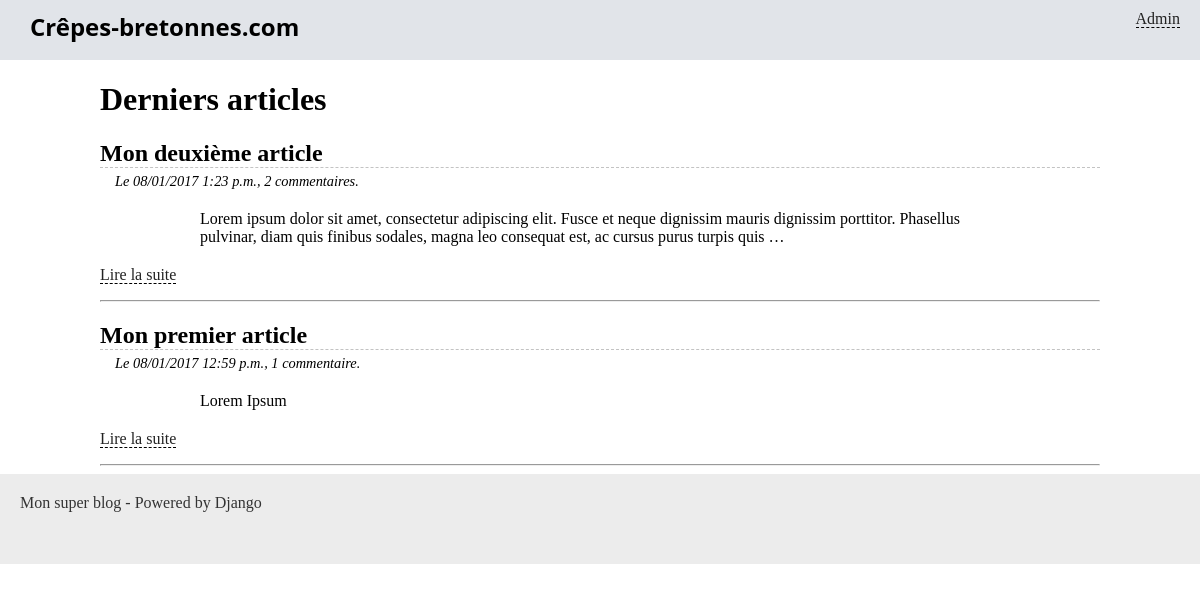
The page / on the database its author committed.
### blog/models.py (models this page shows, shortened)
class Article(models.Model):
    titre = models.CharField(max_length=100)
    slug = models.SlugField()
    auteur = models.CharField(max_length=42)
    contenu = models.TextField(null=True)
    date = models.DateTimeField(verbose_name="Date de parution",
                                auto_now_add=True, auto_now=False)
    is_visible = models.BooleanField(verbose_name="Article publié ?",
                                     default=False)
    categorie = models.ForeignKey('Categorie')

### blog/views.py (the view)
# urls.py: url(r'^$', views.accueil, name='accueil'),
def accueil(request):
    articles = Article.objects.filter(is_visible=True).order_by('-date')[:4]
    for article in articles:
        article.comment_numbers = len(Comment.objects.filter(article=article).exclude(is_visible=False))
    return render(request, 'blog/accueil.html', locals())

### blog/templates/blog/accueil.html (shortened to what this page needs)
{% extends "blog/base.html" %}
{% block content %}
	<h1>Derniers articles</h1>
	{% for article in articles %}
		<h2 class="titre-article">{{ article.titre }}</h2>
		<p class="infos-article">Le {{ article.date|date:'SHORT_DATETIME_FORMAT' }},
			{{article.comment_numbers}} commentaire{{ article.comment_numbers|pluralize }}.</p>
		<div class="contenu-article">
			{{ article.contenu|safe|truncatewords_html:30 }}
		</div>
		<p><a href="{% url 'blog_lire' article.slug %}">Lire la suite</a></p>
		<hr />
	{% endfor %}
{% endblock %}

### blog/static/blog/styles.css (style rules this page uses)
* { box-sizing: border-box; }
body { margin: 0; padding: 0; }
a { color: #222; border-bottom: 1px dashed #000; text-decoration: none; }
.titre-article, .titre-comments { border-bottom: 1px dashed #c3c3c3; margin-bottom: 0; }
.infos-article { margin: 5px 0 0 15px; font-style: italic; font-size: 0.9em; }
.contenu-article { margin: 20px auto; width: 80%; }

### rows shown on the page
Article: titre "Mon deuxième article", date "08/01/2017 1:23 p.m.", comment_numbers "2", contenu "Lorem ipsum dolor sit amet, consectetur adipiscing elit. Fusce et neque dignissim mauris dignissim porttitor. Phasellus pulvinar, diam quis finibus sodales, magna leo consequat est, ac cursus purus turpis quis …"
Article: titre "Mon premier article", date "08/01/2017 12:59 p.m.", comment_numbers "1", contenu "Lorem Ipsum"
